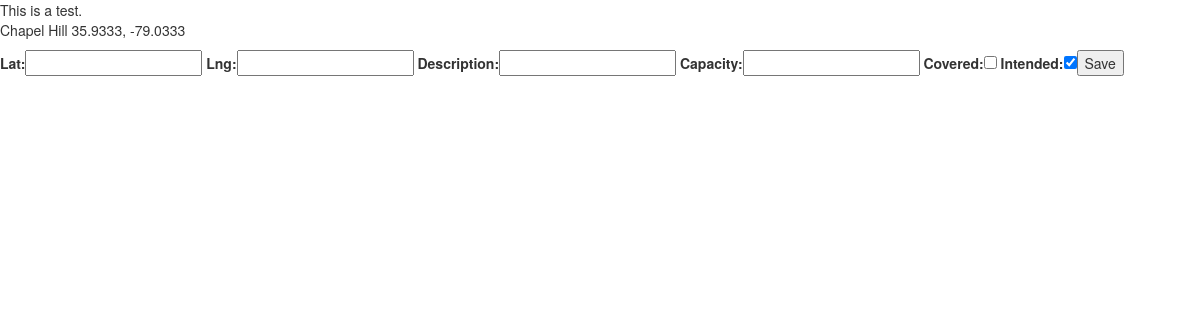
Before: / with the older database file.
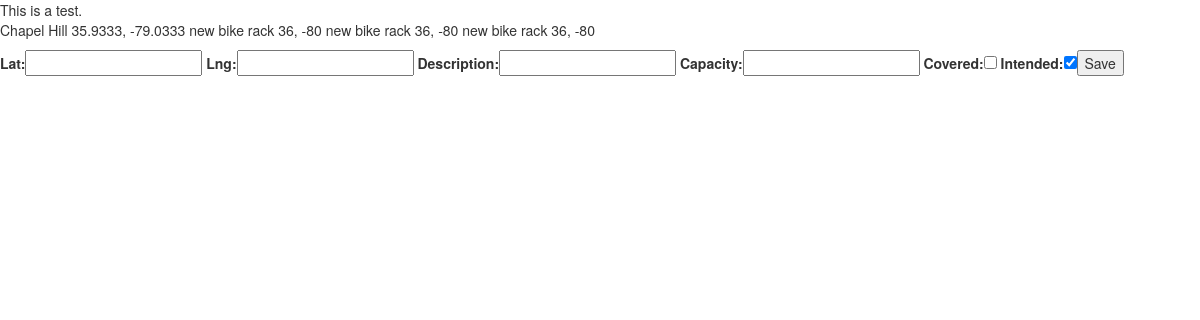
After: the same page with the newer database file.
### parking/models.py (models this page shows, shortened)
class rack(models.Model):
    lat = models.CharField(unique=False, max_length=50)
    lng = models.CharField(unique=False, max_length=50)
    description = models.CharField(unique=False, max_length=1000)
    capacity = models.IntegerField (max_length=3, null='True')
    covered = models.BooleanField (default=False)
    intended = models.BooleanField (default=True)
    class Meta(object):
        verbose_name_plural = "racks"
        ordering = ('lat', 'lng', 'description', 'capacity', 'covered', 'intended')

### parking/views.py (the view)
# urls.py: url(r'^$', 'parking.views.home', name="home"),
def home (request):
    form = rackForm(request.POST or None)
    if form.is_valid():
        form.save()
        return render(request, "rack.html", {
        })
    return render(request, "base.html", {
        'racks': Rack.objects.all(),
        'form': form
    })

### parking/models.py
class rackForm(ModelForm):
    class Meta:
        model = rack
        fields = ['lat', 'lng','description', 'capacity', 'covered', 'intended']

### bikeparking/templates/base.html (shortened to what this page needs)
{% load static from staticfiles %}
<!DOCTYPE html>
<html lang="en">
    <head>
        <link href="../static/css/bootstrap.min.css" rel="stylesheet" type="text/css">
        <link href="../static/css/styles.css" rel="stylesheet" type="text/css" />
    </head>
    <body>
      This is a test.
     <p>{% for rack in racks %}
        {{ rack.description }}
      {{ rack.lat }}, {{rack.lng}}
      {% endfor %}
     </p>
     <form method ="post">{%csrf_token%}{{ form }}<input type="submit" value="Save"></form>
    </body>
</html>

Changed rows visible on the page:
added rack: description "new bike rack", lat "36", lng "-80"
added rack: description "new bike rack", lat "36", lng "-80"
added rack: description "new bike rack", lat "36", lng "-80"
